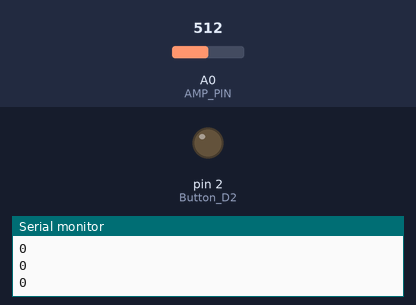
This sketch was run on a simulated Arduino Uno, built with avr-gcc and run on an emulated ATmega328P. Parts: output pins drawn as LEDs (lit = HIGH), the last lines printed to the serial monitor. Inputs (shaded band) come from the test bench; at power-on: A0 (AMP_PIN) = 512.

Above: at 1.2 s.
1.3 s: A0 (AMP_PIN) set to 716
At 1.7 s:
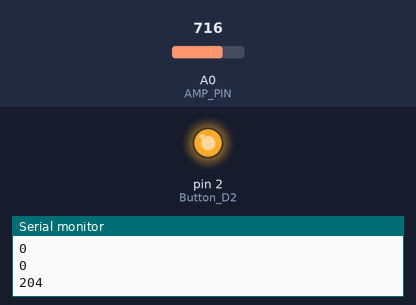
Timing chart, 0 to 4.3 s (numbered marks = the images above; inputs shaded):
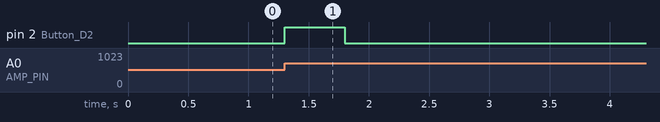

The sketch:

lahetinkoodi.ino
```cpp
#define Button_D2 2//Arduino
const int sampleWindow = 50;
int const AMP_PIN = A0;
unsigned int sample;


void setup() {
  pinMode(Button_D2, OUTPUT);
  pinMode(A0, INPUT);
  Serial.begin(9600);
}

void loop() {
  unsigned long startMillis = millis(); // Start of sample window
  unsigned int peakToPeak = 0;   // peak-to-peak level

  unsigned int signalMax = 0;
  unsigned int signalMin = 1024;

   while (millis() - startMillis < sampleWindow)
  {
    sample = analogRead(AMP_PIN);
    if (sample < 1024)  // toss out spurious readings
    {
      if (sample > signalMax)
      {
        signalMax = sample;  // save just the max levels
      }
      else if (sample < signalMin)
      {
        signalMin = sample;  // save just the min levels
      }
    }
  }

  peakToPeak = signalMax - signalMin;  // max - min = peak-peak amplitude
  Serial.println(peakToPeak);

  if(peakToPeak > 200){
    digitalWrite(Button_D2, HIGH);
    delay(500);
    digitalWrite(Button_D2, LOW);

    delay(500);
  }

}
```

Measured:
- after the input at 1.3 s, pin 2 (Button_D2): LOW → HIGH at once, → LOW 0.50 s later
